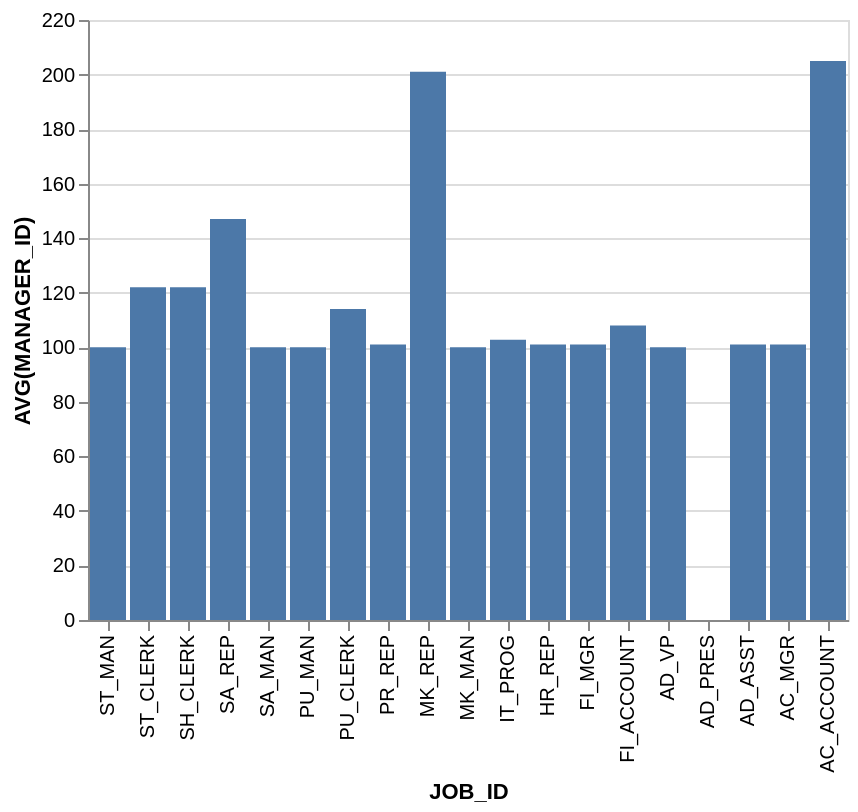

Describe this chart as a Vega-Lite specification.
### Vega-Lite specification from a JSON file in a GitHub repository (floating-point values rounded to 4 significant figures)
{"data": {"values": [{"x_data": "ST_MAN", "y_data": 100}, {"x_data": "ST_CLERK", "y_data": 122}, {"x_data": "SH_CLERK", "y_data": 122}, {"x_data": "SA_REP", "y_data": 147}, {"x_data": "SA_MAN", "y_data": 100}, {"x_data": "PU_MAN", "y_data": 100}, {"x_data": "PU_CLERK", "y_data": 114}, {"x_data": "PR_REP", "y_data": 101}, {"x_data": "MK_REP", "y_data": 201}, {"x_data": "MK_MAN", "y_data": 100}, {"x_data": "IT_PROG", "y_data": 102.8}, {"x_data": "HR_REP", "y_data": 101}, {"x_data": "FI_MGR", "y_data": 101}, {"x_data": "FI_ACCOUNT", "y_data": 108}, {"x_data": "AD_VP", "y_data": 100}, {"x_data": "AD_PRES", "y_data": 0}, {"x_data": "AD_ASST", "y_data": 101}, {"x_data": "AC_MGR", "y_data": 101}, {"x_data": "AC_ACCOUNT", "y_data": 205}]}, "mark": "bar", "encoding": {"x": {"field": "x_data", "type": "nominal", "title": "JOB_ID", "sort": "descending"}, "y": {"field": "y_data", "type": "quantitative", "title": "AVG(MANAGER_ID)"}}}
